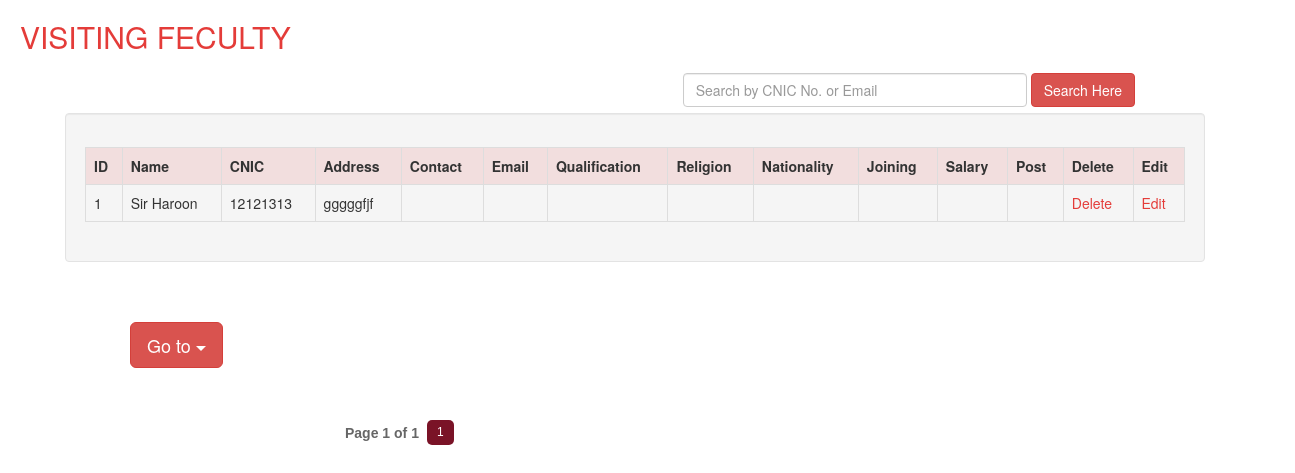
Screenshot of /vis_fec.php (signed in) with the database file from the repository.
### tables this page shows
CREATE TABLE IF NOT EXISTS `vis_teacher` (
`id` int(30) NOT NULL,
  `name` text NOT NULL,
  `cnic` varchar(60) NOT NULL,
  `addr` varchar(60) NOT NULL,
  `contact` varchar(60) NOT NULL,
  `email` varchar(60) NOT NULL,
  `quali` varchar(60) NOT NULL,
  `relig` text NOT NULL,
  `nationality` text NOT NULL,
  `joining` varchar(60) NOT NULL,
  `sal` varchar(60) NOT NULL,
  `post` varchar(60) NOT NULL
);

### vis_fec.php (the view, shortened to what this page needs)
<?php
function pagination($total_num_results,$posts_per_page,$cur_page) {
  $no = $total_num_results / $posts_per_page;
  $no = ceil($no);
  $pages_html="";
  $start_page=$cur_page-2;
  $end_page=$cur_page+2;
  $start_diff=$cur_page-1;
  $end_diff=$no-$cur_page;
  if($end_diff < 2) {
    $start_page=$cur_page+$end_diff;
    $start_page=$start_page-4;
  }
  while($start_page < 1) { $start_page=$start_page+1; }
  if($start_diff < 2) {
    $end_page=$cur_page-$start_diff;
    $end_page=$end_page+4;
  }
  while($end_page > $no) { $end_page=$end_page-1; }
  $pages_html .= "<div id='pagination' >";
  $pages_html .= "<label class='disptext' >Page ".$cur_page." of ".$no."</label>";
  for($i=$start_page; $i<=$end_page; $i++) { $pages_html .= "<a href='?page=".$i."' id='page".$i."' > ".$i." </a>"; }
  $pages_html .= "<script type='text/javascript'>var d = document.getElementById('page".$cur_page."');
  d.className += ' selectedpage';</script>";
  $pages_html .= "</div>";
  return $pages_html;
}
?>
<!DOCTYPE html>
<html>
<head>
<link href="css/bootstrap.min.css" rel="stylesheet">
<link href="admin.css" rel="stylesheet" type="text/css" />
</head>
<body>
<div class="heading1"><h2>VISITING FECULTY</h2></div>
	<div class="search">
	<form class="form-inline" action="vis_fec.php" method="get">
	<div class="form-group">
    <input type="text" class="form-control" id="info" name="search" placeholder="Search by CNIC No. or Email" size="40">
  </div>
  <button type="submit" name="sub" class="btn btn-danger">Search Here</button>
</form></div>
		<div class="container">
		<div class="well">
		<div class="responsive-table">
	<table class="table table-bordered">
	  <tr class="danger">
	    <th>ID</th>
	    <th>Name</th>
	    <th>CNIC</th>
		<th>Address</th>
	    <th>Contact</th>
	    <th>Email</th>
	    <th>Qualification</th>
	    <th>Religion</th>
	    <th>Nationality</th>
		<th>Joining</th>
		<th>Salary</th>
		<th>Post</th>
	    <th>Delete</th>
		<th>Edit</th>
      </tr>
	<tr>
	  <?php
$query ="select * from vis_teacher";
$run = mysql_query($query);
while($row=mysql_fetch_array($run))
{
	$id 						= $row['id'];
	$vis_fec_name				= $row[1];
	$vis_fec_cnic				= $row[2];
	$vis_fec_address 			= $row[3];
	$vis_fec_contact 			= $row[4];
	$vis_fec_email 				= $row[5];
	$vis_fec_quali 				= $row[6];
	$vis_fec_relig 				= $row[7];
	$vis_fec_nat				= $row[8];
	$vis_fec_join 				= $row[9];
	$vis_fec_sal 				= $row[10];
	$vis_fec_post 				= $row[11];
?>
	    <td><?php echo $id; ?></td>
	    <td><?php echo $vis_fec_name; ?> </td>
	    <td><?php echo $vis_fec_cnic; ?></td>
		<td><?php echo $vis_fec_address; ?></td>
	    <td><?php echo $vis_fec_contact; ?></td>
	    <td><?php echo $vis_fec_email; ?></td>
	    <td><?php echo $vis_fec_quali; ?></td>
	    <td><?php echo $vis_fec_relig; ?></td>
	    <td><?php echo $vis_fec_nat; ?></td>
	    <td><?php echo $vis_fec_join; ?></td>
		<td><?php echo $vis_fec_sal; ?></td>
		<td><?php echo $vis_fec_post; ?></td>
		<td><a href='del_vis_fec.php?del_vis_fec=<?php echo $id; ?>'><font color="#E43C39">Delete</font></a></td>
	    <td><a href='edit_vis_fec.php?edit_vis_fec=<?php echo $id; ?>'><font color="#E43C39">Edit</font></a></td>
      </tr>
  <?php }  ?>
</table>
</div>
</div>
<div>
		<div class="container">
		<div class="dropdown">
			 <button class="btn btn-danger btn-lg  dropdown-toggle" type="button" data-toggle="dropdown">
			 Go to <span class="caret"></span>
			 </button>
				</div>
				</div>
</body>
</html>
<?php
       $query=mysql_query("select * from vis_teacher");
       $total_num_results = mysql_num_rows($query);
  $posts_per_page="15";
  $cur_page="1";
  $html=pagination($total_num_results,$posts_per_page,$cur_page);
  echo $html;
?>

### admin.css (style rules this page uses)
.container { margin:50px; padding-top:10px; }
.heading1 { color:#E43C39; margin:20px; }
.search { float:right; margin-right:160px; margin-bottom:40px; }
#pagination { width: 600px;margin: 0 auto; }
#pagination a { padding: 5px 10px; margin: 2px 3px 0px 3px; float: left; font-size: 12px; line-height: 15px; font-family: Arial, Helvetica, Sans-serif; color: #666; background-color:#eeeeee; text-decoration: none; border-radius: 5px; }
#pagination a.selectedpage, #pagination a:hover { background-color: #7A1327; color: #fff; }
#pagination .disptext { margin: 5px 5px 0 10px; float: left; color: #666; font-family: Muli, 'Lucida Sans Unicode', 'Lucida Grande', Verdana, Tahoma, Arial, sans-serif; }

### rows the page displays
vis_teacher: id "1", name "Sir Haroon", cnic "12121313", addr "gggggfjf"

### other values shown
$no "1"
